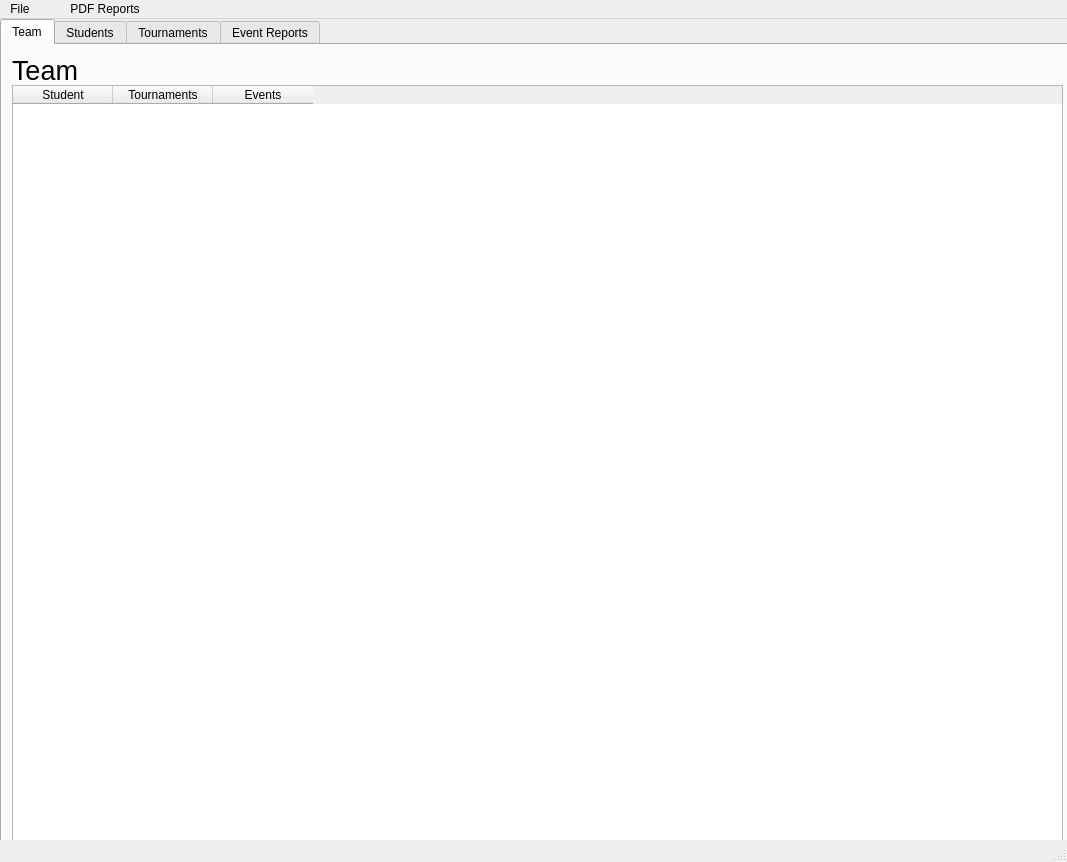
<?xml version="1.0" encoding="UTF-8"?>
<ui version="4.0">
 <class>MainWindow</class>
 <widget class="QMainWindow" name="MainWindow">
  <property name="windowModality">
   <enum>Qt::WindowModal</enum>
  </property>
  <property name="geometry">
   <rect>
    <x>0</x>
    <y>0</y>
    <width>1067</width>
    <height>862</height>
   </rect>
  </property>
  <property name="sizePolicy">
   <sizepolicy hsizetype="Expanding" vsizetype="Expanding">
    <horstretch>0</horstretch>
    <verstretch>0</verstretch>
   </sizepolicy>
  </property>
  <property name="windowTitle">
   <string>4N6 Season Organizer</string>
  </property>
  <widget class="QWidget" name="centralwidget">
   <widget class="QTabWidget" name="tabWidget">
    <property name="geometry">
     <rect>
      <x>0</x>
      <y>0</y>
      <width>1071</width>
      <height>871</height>
     </rect>
    </property>
    <property name="sizePolicy">
     <sizepolicy hsizetype="MinimumExpanding" vsizetype="MinimumExpanding">
      <horstretch>0</horstretch>
      <verstretch>0</verstretch>
     </sizepolicy>
    </property>
    <property name="currentIndex">
     <number>0</number>
    </property>
    <widget class="QWidget" name="tab">
     <attribute name="title">
      <string>Team</string>
     </attribute>
     <widget class="QTableWidget" name="team_report">
      <property name="geometry">
       <rect>
        <x>10</x>
        <y>40</y>
        <width>1051</width>
        <height>801</height>
       </rect>
      </property>
      <property name="editTriggers">
       <set>QAbstractItemView::NoEditTriggers</set>
      </property>
      <column>
       <property name="text">
        <string>Student</string>
       </property>
      </column>
      <column>
       <property name="text">
        <string>Tournaments</string>
       </property>
      </column>
      <column>
       <property name="text">
        <string>Events</string>
       </property>
      </column>
     </widget>
     <widget class="QLabel" name="team_name">
      <property name="geometry">
       <rect>
        <x>10</x>
        <y>10</y>
        <width>141</width>
        <height>31</height>
       </rect>
      </property>
      <property name="sizePolicy">
       <sizepolicy hsizetype="MinimumExpanding" vsizetype="MinimumExpanding">
        <horstretch>0</horstretch>
        <verstretch>0</verstretch>
       </sizepolicy>
      </property>
      <property name="font">
       <font>
        <pointsize>20</pointsize>
       </font>
      </property>
      <property name="text">
       <string>Team</string>
      </property>
     </widget>
    </widget>
    <widget class="QWidget" name="tab_2">
     <attribute name="title">
      <string>Students</string>
     </attribute>
     <widget class="QComboBox" name="stud_selector">
      <property name="geometry">
       <rect>
        <x>70</x>
        <y>20</y>
        <width>231</width>
        <height>22</height>
       </rect>
      </property>
      <property name="sizePolicy">
       <sizepolicy hsizetype="MinimumExpanding" vsizetype="MinimumExpanding">
        <horstretch>0</horstretch>
        <verstretch>0</verstretch>
       </sizepolicy>
      </property>
     </widget>
     <widget class="QLabel" name="label_3">
      <property name="geometry">
       <rect>
        <x>10</x>
        <y>20</y>
        <width>71</width>
        <height>21</height>
       </rect>
      </property>
      <property name="sizePolicy">
       <sizepolicy hsizetype="MinimumExpanding" vsizetype="MinimumExpanding">
        <horstretch>0</horstretch>
        <verstretch>0</verstretch>
       </sizepolicy>
      </property>
      <property name="font">
       <font>
        <pointsize>12</pointsize>
       </font>
      </property>
      <property name="text">
       <string>Student</string>
      </property>
     </widget>
     <widget class="QFrame" name="new_studen_frame">
      <property name="geometry">
       <rect>
        <x>800</x>
        <y>0</y>
        <width>231</width>
        <height>131</height>
       </rect>
      </property>
      <property name="sizePolicy">
       <sizepolicy hsizetype="MinimumExpanding" vsizetype="MinimumExpanding">
        <horstretch>0</horstretch>
        <verstretch>0</verstretch>
       </sizepolicy>
      </property>
      <property name="frameShape">
       <enum>QFrame::StyledPanel</enum>
      </property>
      <property name="frameShadow">
       <enum>QFrame::Raised</enum>
      </property>
      <widget class="QLineEdit" name="ns_first">
       <property name="geometry">
        <rect>
         <x>100</x>
         <y>30</y>
         <width>113</width>
         <height>20</height>
        </rect>
       </property>
       <property name="sizePolicy">
        <sizepolicy hsizetype="MinimumExpanding" vsizetype="MinimumExpanding">
         <horstretch>0</horstretch>
         <verstretch>0</verstretch>
        </sizepolicy>
       </property>
      </widget>
      <widget class="QLabel" name="label_7">
       <property name="geometry">
        <rect>
         <x>10</x>
         <y>30</y>
         <width>81</width>
         <height>20</height>
        </rect>
       </property>
       <property name="sizePolicy">
        <sizepolicy hsizetype="MinimumExpanding" vsizetype="MinimumExpanding">
         <horstretch>0</horstretch>
         <verstretch>0</verstretch>
        </sizepolicy>
       </property>
       <property name="font">
        <font>
         <pointsize>12</pointsize>
        </font>
       </property>
       <property name="text">
        <string>First Name</string>
       </property>
      </widget>
      <widget class="QLabel" name="label_8">
       <property name="geometry">
        <rect>
         <x>10</x>
         <y>60</y>
         <width>81</width>
         <height>20</height>
        </rect>
       </property>
       <property name="sizePolicy">
        <sizepolicy hsizetype="MinimumExpanding" vsizetype="MinimumExpanding">
         <horstretch>0</horstretch>
         <verstretch>0</verstretch>
        </sizepolicy>
       </property>
       <property name="font">
        <font>
         <pointsize>12</pointsize>
        </font>
       </property>
       <property name="text">
        <string>Last Name</string>
       </property>
      </widget>
      <widget class="QLineEdit" name="ns_last">
       <property name="geometry">
        <rect>
         <x>100</x>
         <y>60</y>
         <width>113</width>
         <height>20</height>
        </rect>
       </property>
       <property name="sizePolicy">
        <sizepolicy hsizetype="MinimumExpanding" vsizetype="MinimumExpanding">
         <horstretch>0</horstretch>
         <verstretch>0</verstretch>
        </sizepolicy>
       </property>
      </widget>
      <widget class="QPushButton" name="add_stud_button">
       <property name="geometry">
        <rect>
         <x>65</x>
         <y>96</y>
         <width>81</width>
         <height>21</height>
        </rect>
       </property>
       <property name="sizePolicy">
        <sizepolicy hsizetype="MinimumExpanding" vsizetype="MinimumExpanding">
         <horstretch>0</horstretch>
         <verstretch>0</verstretch>
        </sizepolicy>
       </property>
       <property name="text">
        <string>Add Student</string>
       </property>
      </widget>
      <widget class="QLabel" name="label_9">
       <property name="geometry">
        <rect>
         <x>50</x>
         <y>0</y>
         <width>141</width>
         <height>20</height>
        </rect>
       </property>
       <property name="sizePolicy">
        <sizepolicy hsizetype="MinimumExpanding" vsizetype="MinimumExpanding">
         <horstretch>0</horstretch>
         <verstretch>0</verstretch>
        </sizepolicy>
       </property>
       <property name="font">
        <font>
         <pointsize>16</pointsize>
        </font>
       </property>
       <property name="text">
        <string>New Student</string>
       </property>
      </widget>
     </widget>
     <widget class="QTableWidget" name="stud_report">
      <property name="geometry">
       <rect>
        <x>10</x>
        <y>130</y>
        <width>1051</width>
        <height>351</height>
       </rect>
      </property>
      <property name="sizePolicy">
       <sizepolicy hsizetype="MinimumExpanding" vsizetype="MinimumExpanding">
        <horstretch>0</horstretch>
        <verstretch>0</verstretch>
       </sizepolicy>
      </property>
      <property name="editTriggers">
       <set>QAbstractItemView::NoEditTriggers</set>
      </property>
      <column>
       <property name="text">
        <string>Event</string>
       </property>
      </column>
      <column>
       <property name="text">
        <string>Rank</string>
       </property>
      </column>
      <column>
       <property name="text">
        <string>Tournament</string>
       </property>
      </column>
     </widget>
     <widget class="QFrame" name="add_performance_frame">
      <property name="enabled">
       <bool>true</bool>
      </property>
      <property name="geometry">
       <rect>
        <x>350</x>
        <y>520</y>
        <width>381</width>
        <height>171</height>
       </rect>
      </property>
      <property name="sizePolicy">
       <sizepolicy hsizetype="MinimumExpanding" vsizetype="MinimumExpanding">
        <horstretch>0</horstretch>
        <verstretch>0</verstretch>
       </sizepolicy>
      </property>
      <property name="frameShape">
       <enum>QFrame::StyledPanel</enum>
      </property>
      <property name="frameShadow">
       <enum>QFrame::Raised</enum>
      </property>
      <widget class="QLineEdit" name="np_event">
       <property name="geometry">
        <rect>
         <x>60</x>
         <y>80</y>
         <width>113</width>
         <height>20</height>
        </rect>
       </property>
       <property name="sizePolicy">
        <sizepolicy hsizetype="MinimumExpanding" vsizetype="MinimumExpanding">
         <horstretch>0</horstretch>
         <verstretch>0</verstretch>
        </sizepolicy>
       </property>
      </widget>
      <widget class="QLabel" name="label_10">
       <property name="geometry">
        <rect>
         <x>20</x>
         <y>80</y>
         <width>61</width>
         <height>16</height>
        </rect>
       </property>
       <property name="sizePolicy">
        <sizepolicy hsizetype="MinimumExpanding" vsizetype="MinimumExpanding">
         <horstretch>0</horstretch>
         <verstretch>0</verstretch>
        </sizepolicy>
       </property>
       <property name="font">
        <font>
         <pointsize>12</pointsize>
        </font>
       </property>
       <property name="text">
        <string>Event</string>
       </property>
      </widget>
      <widget class="QLabel" name="label_11">
       <property name="geometry">
        <rect>
         <x>20</x>
         <y>40</y>
         <width>101</width>
         <height>16</height>
        </rect>
       </property>
       <property name="sizePolicy">
        <sizepolicy hsizetype="MinimumExpanding" vsizetype="MinimumExpanding">
         <horstretch>0</horstretch>
         <verstretch>0</verstretch>
        </sizepolicy>
       </property>
       <property name="font">
        <font>
         <pointsize>12</pointsize>
        </font>
       </property>
       <property name="text">
        <string>Tournament</string>
       </property>
      </widget>
      <widget class="QPushButton" name="add_perf_button">
       <property name="geometry">
        <rect>
         <x>140</x>
         <y>120</y>
         <width>101</width>
         <height>31</height>
        </rect>
       </property>
       <property name="sizePolicy">
        <sizepolicy hsizetype="MinimumExpanding" vsizetype="MinimumExpanding">
         <horstretch>0</horstretch>
         <verstretch>0</verstretch>
        </sizepolicy>
       </property>
       <property name="text">
        <string>Add Performance</string>
       </property>
      </widget>
      <widget class="QLabel" name="label_12">
       <property name="geometry">
        <rect>
         <x>100</x>
         <y>0</y>
         <width>171</width>
         <height>31</height>
        </rect>
       </property>
       <property name="sizePolicy">
        <sizepolicy hsizetype="MinimumExpanding" vsizetype="MinimumExpanding">
         <horstretch>0</horstretch>
         <verstretch>0</verstretch>
        </sizepolicy>
       </property>
       <property name="font">
        <font>
         <pointsize>16</pointsize>
        </font>
       </property>
       <property name="text">
        <string>Add Performance</string>
       </property>
      </widget>
      <widget class="QComboBox" name="np_tourney">
       <property name="geometry">
        <rect>
         <x>140</x>
         <y>40</y>
         <width>231</width>
         <height>22</height>
        </rect>
       </property>
       <property name="sizePolicy">
        <sizepolicy hsizetype="MinimumExpanding" vsizetype="MinimumExpanding">
         <horstretch>0</horstretch>
         <verstretch>0</verstretch>
        </sizepolicy>
       </property>
      </widget>
      <widget class="QLineEdit" name="np_rank">
       <property name="geometry">
        <rect>
         <x>250</x>
         <y>80</y>
         <width>113</width>
         <height>20</height>
        </rect>
       </property>
       <property name="sizePolicy">
        <sizepolicy hsizetype="MinimumExpanding" vsizetype="MinimumExpanding">
         <horstretch>0</horstretch>
         <verstretch>0</verstretch>
        </sizepolicy>
       </property>
       <property name="text">
        <string/>
       </property>
      </widget>
      <widget class="QLabel" name="label_13">
       <property name="geometry">
        <rect>
         <x>210</x>
         <y>80</y>
         <width>61</width>
         <height>16</height>
        </rect>
       </property>
       <property name="sizePolicy">
        <sizepolicy hsizetype="MinimumExpanding" vsizetype="MinimumExpanding">
         <horstretch>0</horstretch>
         <verstretch>0</verstretch>
        </sizepolicy>
       </property>
       <property name="font">
        <font>
         <pointsize>12</pointsize>
        </font>
       </property>
       <property name="text">
        <string>Rank</string>
       </property>
      </widget>
     </widget>
     <widget class="QLabel" name="selected_student">
      <property name="geometry">
       <rect>
        <x>10</x>
        <y>90</y>
        <width>791</width>
        <height>41</height>
       </rect>
      </property>
      <property name="sizePolicy">
       <sizepolicy hsizetype="MinimumExpanding" vsizetype="MinimumExpanding">
        <horstretch>0</horstretch>
        <verstretch>0</verstretch>
       </sizepolicy>
      </property>
      <property name="font">
       <font>
        <pointsize>20</pointsize>
       </font>
      </property>
      <property name="text">
       <string>Student</string>
      </property>
     </widget>
     <widget class="QPushButton" name="delete_student">
      <property name="enabled">
       <bool>false</bool>
      </property>
      <property name="geometry">
       <rect>
        <x>10</x>
        <y>60</y>
        <width>141</width>
        <height>28</height>
       </rect>
      </property>
      <property name="palette">
       <palette>
        <active>
         <colorrole role="Button">
          <brush brushstyle="SolidPattern">
           <color alpha="255">
            <red>255</red>
            <green>0</green>
            <blue>0</blue>
           </color>
          </brush>
         </colorrole>
        </active>
        <inactive>
         <colorrole role="Button">
          <brush brushstyle="SolidPattern">
           <color alpha="255">
            <red>255</red>
            <green>0</green>
            <blue>0</blue>
           </color>
          </brush>
         </colorrole>
        </inactive>
        <disabled>
         <colorrole role="Button">
          <brush brushstyle="SolidPattern">
           <color alpha="255">
            <red>255</red>
            <green>0</green>
            <blue>0</blue>
           </color>
          </brush>
         </colorrole>
        </disabled>
       </palette>
      </property>
      <property name="cursor">
       <cursorShape>ForbiddenCursor</cursorShape>
      </property>
      <property name="text">
       <string>Remove Student</string>
      </property>
     </widget>
    </widget>
    <widget class="QWidget" name="tournament_tab">
     <attribute name="title">
      <string>Tournaments</string>
     </attribute>
     <widget class="QTableWidget" name="tourney_report">
      <property name="geometry">
       <rect>
        <x>10</x>
        <y>110</y>
        <width>1051</width>
        <height>691</height>
       </rect>
      </property>
      <property name="editTriggers">
       <set>QAbstractItemView::NoEditTriggers</set>
      </property>
      <column>
       <property name="text">
        <string>Student</string>
       </property>
      </column>
      <column>
       <property name="text">
        <string>Event</string>
       </property>
      </column>
      <column>
       <property name="text">
        <string>Rank</string>
       </property>
      </column>
     </widget>
     <widget class="QComboBox" name="tourney_selector">
      <property name="geometry">
       <rect>
        <x>120</x>
        <y>80</y>
        <width>231</width>
        <height>22</height>
       </rect>
      </property>
     </widget>
     <widget class="QLabel" name="label">
      <property name="geometry">
       <rect>
        <x>10</x>
        <y>80</y>
        <width>101</width>
        <height>21</height>
       </rect>
      </property>
      <property name="font">
       <font>
        <pointsize>12</pointsize>
       </font>
      </property>
      <property name="text">
       <string>Tournament</string>
      </property>
     </widget>
     <widget class="QFrame" name="nt_frame">
      <property name="geometry">
       <rect>
        <x>780</x>
        <y>0</y>
        <width>271</width>
        <height>101</height>
       </rect>
      </property>
      <property name="frameShape">
       <enum>QFrame::StyledPanel</enum>
      </property>
      <property name="frameShadow">
       <enum>QFrame::Raised</enum>
      </property>
      <widget class="QPushButton" name="nt_button">
       <property name="geometry">
        <rect>
         <x>60</x>
         <y>80</y>
         <width>141</width>
         <height>21</height>
        </rect>
       </property>
       <property name="text">
        <string>Create Tournament</string>
       </property>
      </widget>
      <widget class="QLabel" name="label_4">
       <property name="geometry">
        <rect>
         <x>0</x>
         <y>30</y>
         <width>91</width>
         <height>21</height>
        </rect>
       </property>
       <property name="font">
        <font>
         <pointsize>12</pointsize>
        </font>
       </property>
       <property name="text">
        <string>Host School</string>
       </property>
      </widget>
      <widget class="QDateEdit" name="nt_date">
       <property name="geometry">
        <rect>
         <x>90</x>
         <y>50</y>
         <width>111</width>
         <height>22</height>
        </rect>
       </property>
       <property name="dateTime">
        <datetime>
         <hour>0</hour>
         <minute>0</minute>
         <second>0</second>
         <year>2023</year>
         <month>1</month>
         <day>1</day>
        </datetime>
       </property>
       <property name="minimumTime">
        <time>
         <hour>0</hour>
         <minute>0</minute>
         <second>0</second>
        </time>
       </property>
       <property name="currentSection">
        <enum>QDateTimeEdit::MonthSection</enum>
       </property>
       <property name="displayFormat">
        <string>MM / dd / yyyy</string>
       </property>
      </widget>
      <widget class="QLineEdit" name="nt_host">
       <property name="geometry">
        <rect>
         <x>90</x>
         <y>30</y>
         <width>113</width>
         <height>20</height>
        </rect>
       </property>
      </widget>
      <widget class="QLabel" name="label_5">
       <property name="geometry">
        <rect>
         <x>50</x>
         <y>50</y>
         <width>71</width>
         <height>21</height>
        </rect>
       </property>
       <property name="font">
        <font>
         <pointsize>12</pointsize>
        </font>
       </property>
       <property name="text">
        <string>Date</string>
       </property>
      </widget>
      <widget class="QLabel" name="label_6">
       <property name="geometry">
        <rect>
         <x>40</x>
         <y>0</y>
         <width>161</width>
         <height>21</height>
        </rect>
       </property>
       <property name="font">
        <font>
         <pointsize>14</pointsize>
        </font>
       </property>
       <property name="text">
        <string>New Tournament</string>
       </property>
      </widget>
     </widget>
     <widget class="QPushButton" name="awards_button">
      <property name="enabled">
       <bool>false</bool>
      </property>
      <property name="geometry">
       <rect>
        <x>370</x>
        <y>80</y>
        <width>75</width>
        <height>23</height>
       </rect>
      </property>
      <property name="text">
       <string>Awards PDF</string>
      </property>
     </widget>
     <widget class="QLabel" name="team_picture">
      <property name="geometry">
       <rect>
        <x>650</x>
        <y>110</y>
        <width>408</width>
        <height>307</height>
       </rect>
      </property>
      <property name="font">
       <font>
        <family>Tahoma</family>
        <pointsize>24</pointsize>
       </font>
      </property>
      <property name="frameShape">
       <enum>QFrame::StyledPanel</enum>
      </property>
      <property name="text">
       <string> Team Picture</string>
      </property>
      <property name="alignment">
       <set>Qt::AlignCenter</set>
      </property>
     </widget>
     <widget class="QPushButton" name="photo_button">
      <property name="geometry">
       <rect>
        <x>800</x>
        <y>420</y>
        <width>111</width>
        <height>31</height>
       </rect>
      </property>
      <property name="text">
       <string>Add Team Photo</string>
      </property>
     </widget>
    </widget>
    <widget class="QWidget" name="tab_3">
     <attribute name="title">
      <string>Event Reports</string>
     </attribute>
     <widget class="QComboBox" name="event_selector">
      <property name="geometry">
       <rect>
        <x>60</x>
        <y>20</y>
        <width>231</width>
        <height>22</height>
       </rect>
      </property>
      <property name="sizePolicy">
       <sizepolicy hsizetype="MinimumExpanding" vsizetype="MinimumExpanding">
        <horstretch>0</horstretch>
        <verstretch>0</verstretch>
       </sizepolicy>
      </property>
     </widget>
     <widget class="QLabel" name="label_2">
      <property name="geometry">
       <rect>
        <x>10</x>
        <y>20</y>
        <width>71</width>
        <height>21</height>
       </rect>
      </property>
      <property name="sizePolicy">
       <sizepolicy hsizetype="MinimumExpanding" vsizetype="MinimumExpanding">
        <horstretch>0</horstretch>
        <verstretch>0</verstretch>
       </sizepolicy>
      </property>
      <property name="font">
       <font>
        <pointsize>12</pointsize>
       </font>
      </property>
      <property name="text">
       <string>Event</string>
      </property>
     </widget>
     <widget class="QTableWidget" name="event_report">
      <property name="geometry">
       <rect>
        <x>10</x>
        <y>130</y>
        <width>1051</width>
        <height>711</height>
       </rect>
      </property>
      <property name="sizePolicy">
       <sizepolicy hsizetype="MinimumExpanding" vsizetype="MinimumExpanding">
        <horstretch>0</horstretch>
        <verstretch>0</verstretch>
       </sizepolicy>
      </property>
      <property name="editTriggers">
       <set>QAbstractItemView::NoEditTriggers</set>
      </property>
      <column>
       <property name="text">
        <string>Student</string>
       </property>
      </column>
      <column>
       <property name="text">
        <string>Rank</string>
       </property>
      </column>
      <column>
       <property name="text">
        <string>Tournament</string>
       </property>
      </column>
     </widget>
     <widget class="QLabel" name="event_label">
      <property name="geometry">
       <rect>
        <x>20</x>
        <y>70</y>
        <width>271</width>
        <height>51</height>
       </rect>
      </property>
      <property name="sizePolicy">
       <sizepolicy hsizetype="MinimumExpanding" vsizetype="MinimumExpanding">
        <horstretch>0</horstretch>
        <verstretch>0</verstretch>
       </sizepolicy>
      </property>
      <property name="font">
       <font>
        <pointsize>26</pointsize>
       </font>
      </property>
      <property name="text">
       <string>Event</string>
      </property>
     </widget>
    </widget>
   </widget>
  </widget>
  <widget class="QMenuBar" name="menubar">
   <property name="geometry">
    <rect>
     <x>0</x>
     <y>0</y>
     <width>1067</width>
     <height>21</height>
    </rect>
   </property>
   <widget class="QMenu" name="menuFile">
    <property name="title">
     <string>File</string>
    </property>
    <addaction name="actionNew"/>
    <addaction name="separator"/>
    <addaction name="actionSave"/>
    <addaction name="actionLoad"/>
    <addaction name="actionExit"/>
   </widget>
   <widget class="QMenu" name="menu_2">
    <property name="enabled">
     <bool>false</bool>
    </property>
    <property name="title">
     <string/>
    </property>
   </widget>
   <widget class="QMenu" name="menu">
    <property name="enabled">
     <bool>false</bool>
    </property>
    <property name="title">
     <string/>
    </property>
   </widget>
   <widget class="QMenu" name="menuPDF_Reports">
    <property name="title">
     <string>PDF Reports</string>
    </property>
    <addaction name="actionTeam_Report_2"/>
    <addaction name="actionStudent_Report_2"/>
    <addaction name="actionTournament_Report_2"/>
    <addaction name="actionEvent_Report_2"/>
    <addaction name="actionState_Qualifier_Report"/>
   </widget>
   <addaction name="menuFile"/>
   <addaction name="menu_2"/>
   <addaction name="menu"/>
   <addaction name="menuPDF_Reports"/>
  </widget>
  <widget class="QStatusBar" name="statusbar"/>
  <action name="actionSave">
   <property name="text">
    <string>Save</string>
   </property>
  </action>
  <action name="actionLoad">
   <property name="text">
    <string>Load</string>
   </property>
  </action>
  <action name="actionTeam_Report">
   <property name="text">
    <string>Team Report</string>
   </property>
  </action>
  <action name="actionStudent_Report">
   <property name="text">
    <string>Student Report</string>
   </property>
  </action>
  <action name="actionTournament_Report">
   <property name="text">
    <string>Tournament Report</string>
   </property>
  </action>
  <action name="actionEvent_Report">
   <property name="text">
    <string>Event Report</string>
   </property>
  </action>
  <action name="actionAdd_Student">
   <property name="text">
    <string>Add Student</string>
   </property>
  </action>
  <action name="actionEdit_Student">
   <property name="text">
    <string>Edit Student</string>
   </property>
  </action>
  <action name="actionAdd_Performance">
   <property name="text">
    <string>Add Performance</string>
   </property>
  </action>
  <action name="actionAdd_Tournament">
   <property name="text">
    <string>Add Tournament</string>
   </property>
  </action>
  <action name="actionEdit_Performance">
   <property name="text">
    <string>Edit Performance</string>
   </property>
  </action>
  <action name="actionEdit_Tournament">
   <property name="text">
    <string>Edit Tournament</string>
   </property>
  </action>
  <action name="actionNew">
   <property name="text">
    <string>New</string>
   </property>
  </action>
  <action name="actionExit">
   <property name="text">
    <string>Exit</string>
   </property>
  </action>
  <action name="actionTeam_Report_2">
   <property name="text">
    <string>Team Report</string>
   </property>
  </action>
  <action name="actionStudent_Report_2">
   <property name="text">
    <string>Student Report</string>
   </property>
  </action>
  <action name="actionTournament_Report_2">
   <property name="text">
    <string>Tournament Report</string>
   </property>
  </action>
  <action name="actionEvent_Report_2">
   <property name="text">
    <string>Event Report</string>
   </property>
  </action>
  <action name="actionState_Qualifier_Report">
   <property name="text">
    <string>State Qualifier Report</string>
   </property>
  </action>
 </widget>
 <resources/>
 <connections/>
</ui>
